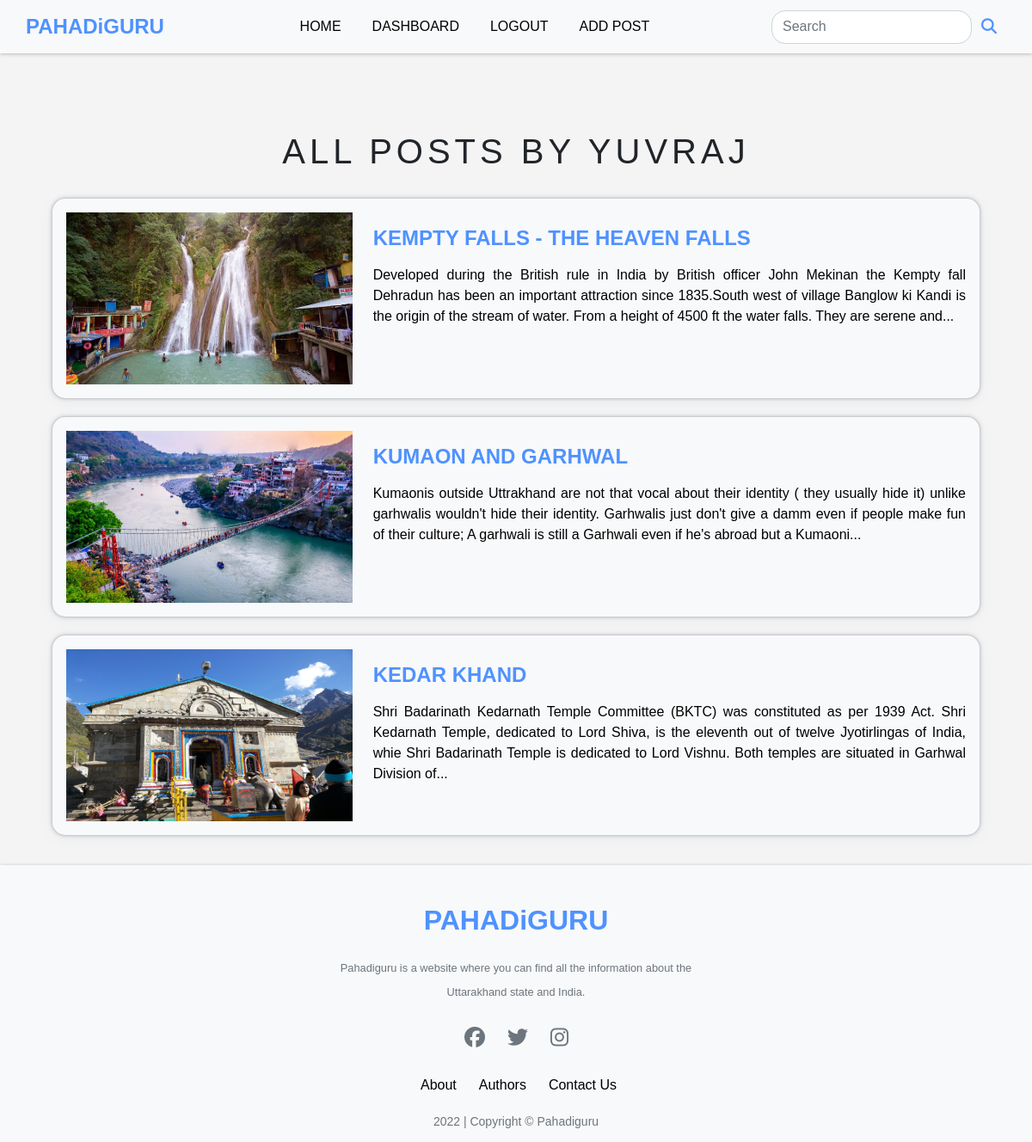
/poster_all_posts/1 (signed in), run on the app's committed database.
### app.py (models this page shows)
class Users(db.Model, UserMixin):
    id = db.Column(db.Integer, primary_key=True)
    first_name = db.Column(db.String(50), nullable=False)
    last_name = db.Column(db.String(50), nullable=False)
    email = db.Column(db.String(150), nullable=False,unique=True)
    phone = db.Column(db.String(50), nullable=True,default="None")
    date_added = db.Column(db.Date, default=date.today)
    about_author = db.Column(db.String(500), nullable=True,default="None")
    security_question = db.Column(db.String(50), nullable=True)
    security_answer = db.Column(db.String(50), nullable=True)
    password_hash = db.Column(db.String(128))
    role = db.Column(db.String(10), default='User')
    posts = db.relationship('Posts', backref='poster')
    likes=db.relationship('Likes',backref='user',passive_deletes=True)
    profile_pic=db.Column(db.String(), nullable=True , default="default.jpg")

class Posts(db.Model):
    id = db.Column(db.Integer, primary_key=True)
    title = db.Column(db.String(200), nullable=False)
    category = db.Column(db.String(50), nullable=False)
    slug= db.Column(db.String(200),nullable=True)
    content = db.Column(db.String(500), nullable=False)
    date_added = db.Column(db.Date, default=date.today)
    date_time = db.Column(db.DateTime, default=datetime.utcnow)
    poster_id = db.Column(db.Integer, db.ForeignKey('users.id'))
    likes=db.relationship('Likes',backref='post',passive_deletes=True)
    views=db.relationship('Views',backref='post',passive_deletes=True)
    image = db.Column(db.String(), nullable=True)

### app.py (the view)
@app.route("/poster_all_posts/<int:poster_id>")
def poster_all_posts(poster_id):
    user = Users.query.filter_by(id=poster_id).first()
    posts = Posts.query.filter_by(poster_id=poster_id).order_by(Posts.date_time.desc()).all()
    return render_template('poster_all_posts.html', user=user, posts=posts)

### app.py (called while the page is built)
@login_manager.user_loader
def load_user(user_id):
    return Users.query.get(int(user_id))

### templates/poster_all_posts.html (shortened to what this page needs)
{% extends 'base.html' %}
{% block head %}
<link
  rel="stylesheet"
  href="{{url_for('static',filename='css/allposts.css')}}"
/>
{% endblock %}
{% block content %}
<br><br><br>
<h1>All posts by {{user.first_name}}</h1>
<div class="container m-auto" style="width: 90vw;">
  <div class="row">
    {% for post in posts %}
    <div
      class="card col-md-12 p-3 rounded-4"
      style="
        background-color: #f8f9fa;
        box-shadow: rgba(67, 71, 85, 0.27) 0px 0px 0.25em,
          rgba(90, 125, 188, 0.05) 0px 0.25em 1em;
      "
      >
      <a href="{{url_for('postpage',slug=post.slug)}}" style="text-decoration: none; color: #000!important; text-align: justify;">
      <div class="row">
        <div class="col-md-4">
          <img
            class="w-100"
            height="200"
            src="{{url_for('static', filename='images/feature_photo/'+ post.image)}}"
          />
        </div>
        <div class="col-md-8 my-3">
          <div class="card-block">
            <h6 class="card-title">{{post.title}}</h6>
            <p class="card-text my-3">
              {{post.content|safe|truncate(300)}}
            </p>
          </div>
        </div>
      </div>
      </a>
    </div>
    <br>
    {% endfor %}
  </div>
  <br>
</div>
{% endblock %}

### static/css/allposts.css (style rules this page uses)
.card { border-radius:0; margin:10px auto; }
.card-title { text-transform: uppercase; color: #4f92ff; font-size: 1.5rem; font-weight: 600; }
.card-text { margin-top:10px; margin-bottom: 10px; }

### static/css/navbar.css (style rules this page uses)
h1 { text-align: center; margin: 80px 0 20px; text-transform: uppercase; letter-spacing: 5px; line-height: 1.2; }

### data on the page
Users: first_name "YUVRAJ"
Posts: image (picture), title "KEMPTY FALLS - THE HEAVEN FALLS", content "Developed during the British rule in India by British officer John Mekinan the Kempty fall Dehradun has been an important attraction since 1835.South west of village Banglow ki Kandi is the origin of the stream of water. From a height of 4500 ft the water falls. They are serene and..."
Posts: image (picture), title "KUMAON AND GARHWAL", content "Kumaonis outside Uttrakhand are not that vocal about their identity ( they usually hide it) unlike garhwalis wouldn't hide their identity. Garhwalis just don't give a damm even if people make fun of their culture; A garhwali is still a Garhwali even if he's abroad but a Kumaoni..."
Posts: image (picture), title "KEDAR KHAND", content "Shri Badarinath Kedarnath Temple Committee (BKTC) was constituted as per 1939 Act. Shri Kedarnath Temple, dedicated to Lord Shiva, is the eleventh out of twelve Jyotirlingas of India, whie Shri Badarinath Temple is dedicated to Lord Vishnu. Both temples are situated in Garhwal Division of..."
